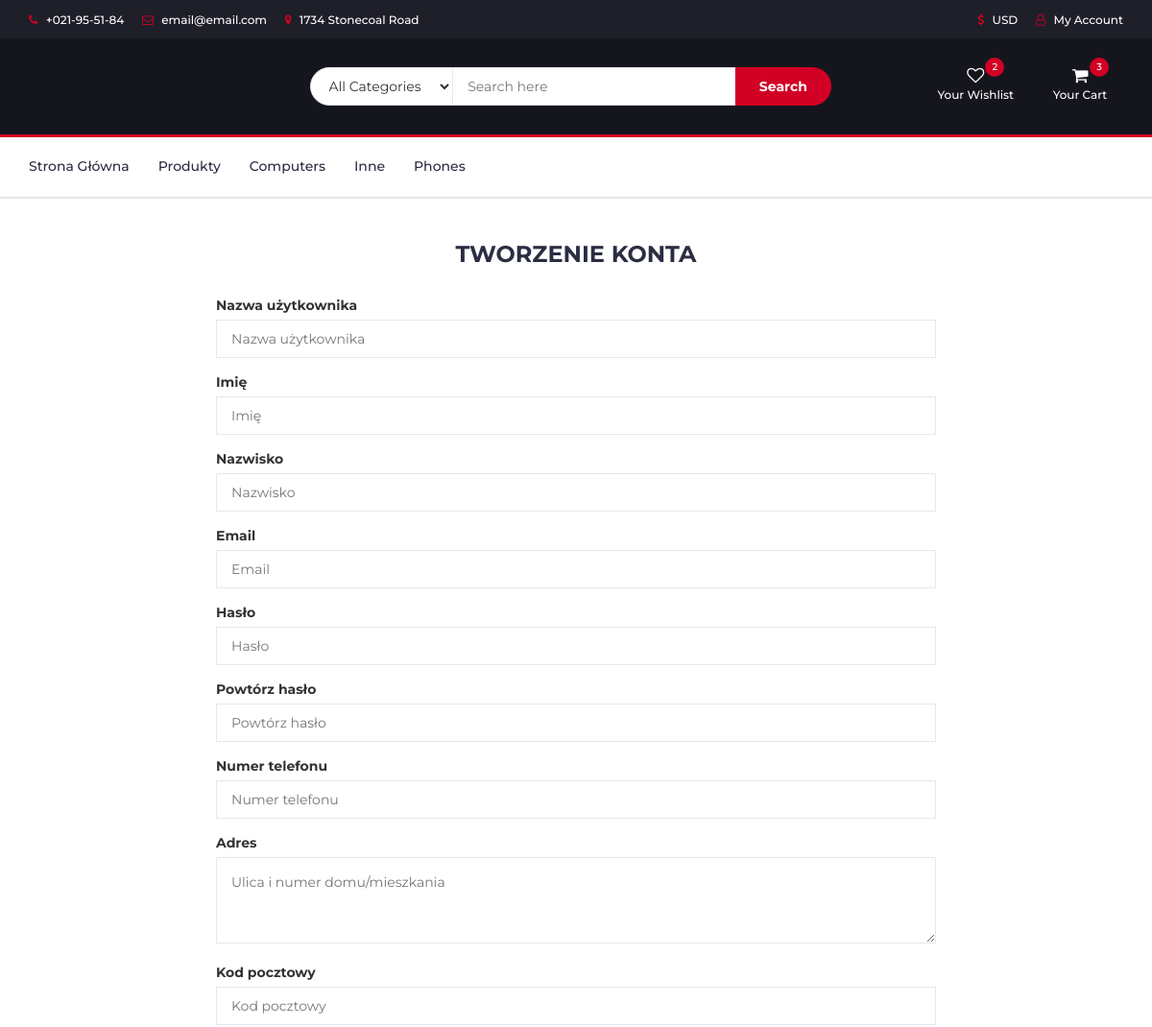
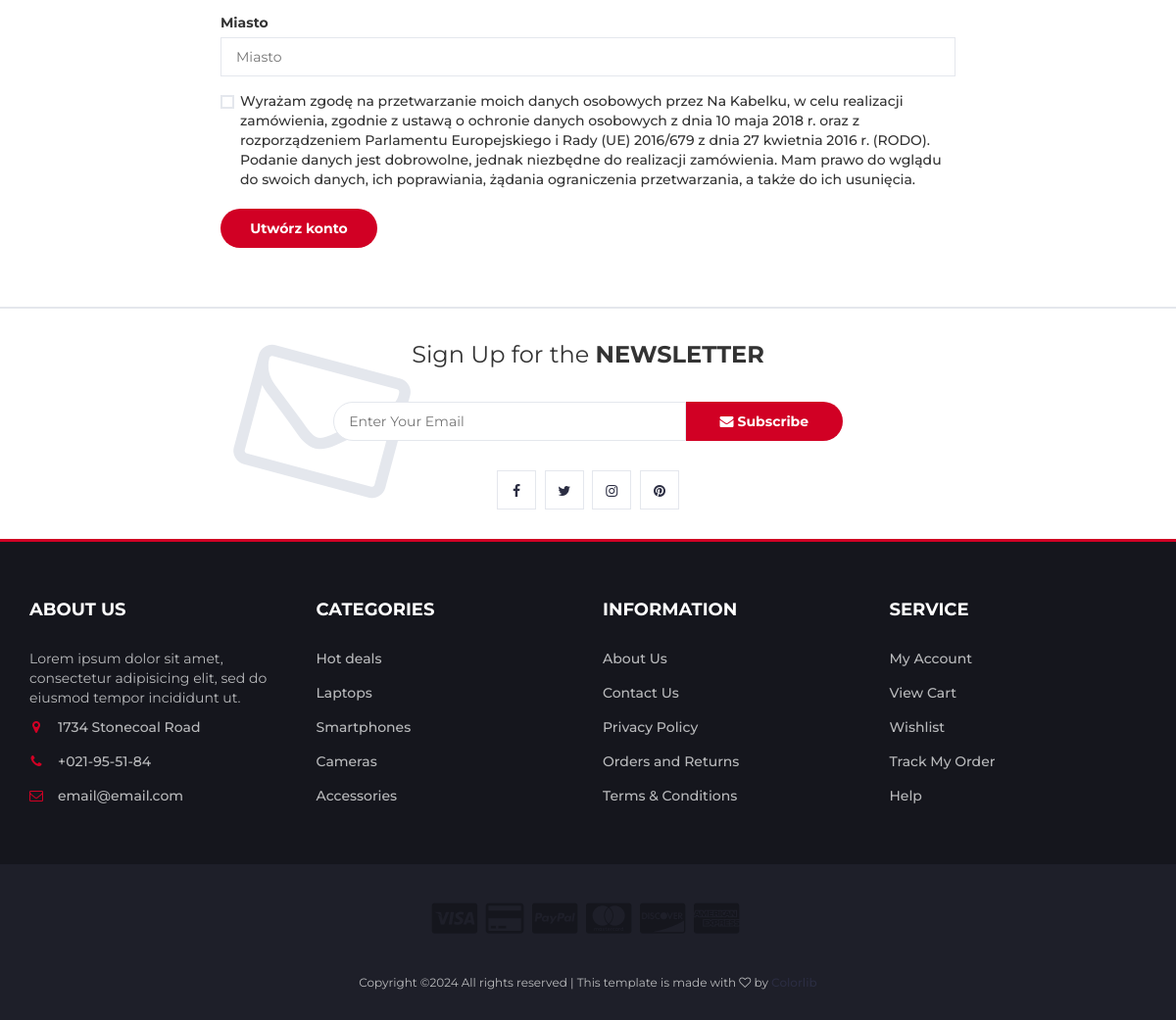
The page /users/register/ on the database its author committed (2 pictures, top to bottom).
### products/models.py (models this page shows, shortened)
class Category(models.Model):
    name = models.CharField(max_length=100, null=True)
    slug = models.SlugField(null=True, blank=True)
    banner = models.ImageField(blank=True)

### users/views.py (the view)
# urls.py: path('register/', views.register_view, name="register"),
def register_view(request):
    categories = Category.objects.all().order_by('name')
    if request.method == "POST":
        form = CustomUserCreationForm(request.POST)
        if form.is_valid():
            form.save()
            user_name = form.cleaned_data.get('username')
            user = User.objects.get(username = user_name)
            user.is_active = False
            user.save()
            return redirect("users:activate-link", user_id = user.id)
        else:
            print(form.errors)
    else:
        form = CustomUserCreationForm()
    context = {
        "form" : form,
        "categories" : categories,
    }
    return render(request, "users/register.html", context)

### users/templates/users/register.html (shortened to what this page needs)
{% extends 'layout.html' %}
{% block content %}
<div class="section" style="margin:auto">
    <div class="container">
        <div class="row">
            <div class="col-md-2"></div>
            <div class="col-md-8">
                <form action="/users/register/" method="post" class="form">
                    <div class="section-title text-center">
                        <h3 class="title">Tworzenie konta</h3>
                    </div>
                    <div class="form-group">
                        <label for="{{ form.username.id_for_label }}" class="form-label">{{ form.username.label }}</label>
                        {{ form.username }}
                    </div>
                <div class="form-group">
                    <label for="{{ form.first_name.id_for_label }}" class="form-label">{{ form.first_name.label }}</label>
                    {{ form.first_name }}
                </div>
                <div class="form-group">
                    <label for="{{ form.last_name.id_for_label }}" class="form-label">{{ form.last_name.label }}</label>
                    {{ form.last_name }}
                </div>
                <div class="form-group">
                    <label for="{{ form.email.id_for_label }}" class="form-label">{{ form.email.label }}</label>
                    {{ form.email }}
                </div>
                <div class="form-group">
                    <label for="{{ form.password1.id_for_label }}" class="form-label">{{ form.password1.label }}</label>
                    {{ form.password1 }}
                </div>
                <div class="form-group">
                    <label for="{{ form.password2.id_for_label }}" class="form-label">{{ form.password2.label }}</label>
                    {{ form.password2 }}
                </div>
                <div class="form-group">
                    <label for="{{ form.phone.id_for_label }}" class="form-label">{{ form.phone.label }}</label>
                    {{ form.phone }}
                </div>
                <div class="form-group">
                    <label for="{{ form.address.id_for_label }}" class="form-label">{{ form.address.label }}</label>
                    <br>
                    {{ form.address }}
                </div>
                <div class="form-group">
                    <label for="{{ form.zip_code.id_for_label }}" class="form-label">{{ form.zip_code.label }}</label>
                    {{ form.zip_code }}
                </div>
                <div class="form-group">
                    <label for="{{ form.city.id_for_label }}" class="form-label">{{ form.city.label }}</label>
                    {{ form.city }}
                </div>
                <div class="form-group">
                    <div class="input-checkbox">
                        <label for="rodo-input">
                            <span></span>
                            Wyrażam zgodę na przetwarzanie moich danych osobowych przez Na Kabelku, w celu realizacji zamówienia, zgodnie z ustawą o ochronie danych osobowych z dnia 10 maja 2018 r. oraz z rozporządzeniem Parlamentu Europejskiego i Rady (UE) 2016/679 z dnia 27 kwietnia 2016 r. (RODO).
                            Podanie danych jest dobrowolne, jednak niezbędne do realizacji zamówienia. Mam prawo do wglądu do swoich danych, ich poprawiania, żądania ograniczenia przetwarzania, a także do ich usunięcia.
                        </label>
                    </div>
                </div>
                <button class="form-btn">Utwórz konto</button>
            </form>
        </div>
        </div>
    </div>
</div>
{% endblock %}

### templates/layout.html (shortened to what this page needs)
<!DOCTYPE html>
<html lang="pl">
    {% load static %}
	<head>
 		<link rel="stylesheet" href="{% static 'css/bootstrap.min.css' %}"/>
 		<link type="text/css" rel="stylesheet" href="{% static 'css/slick.css' %}"/>
 		<link type="text/css" rel="stylesheet" href="{% static 'css/slick-theme.css' %}"/>
 		<link type="text/css" rel="stylesheet" href="{% static 'css/nouislider.min.css' %}"/>
 		<link rel="stylesheet" href="{% static 'css/font-awesome.min.css' %}">
 		<link type="text/css" rel="stylesheet" href="{% static 'css/style.css' %}"/>
    </head>
	<body>
		<header>
			<div id="top-header">
				<div class="container">
					<ul class="header-links pull-left">
						<li><a href="#"><i class="fa fa-phone"></i> +021-95-51-84</a></li>
						<li><a href="#"><i class="fa fa-envelope-o"></i> email@email.com</a></li>
						<li><a href="#"><i class="fa fa-map-marker"></i> 1734 Stonecoal Road</a></li>
					</ul>
					<ul class="header-links pull-right">
						<li><a href="{% url 'users:register' %}"><i class="fa fa-dollar"></i> USD</a></li>
						<li><a href="{% url 'users:login' %}"><i class="fa fa-user-o"></i> My Account</a></li>
					</ul>
				</div>
			</div>
			<div id="header">
				<div class="container">
					<div class="row">
						<div class="col-md-3">
						</div>
						<div class="col-md-6">
							<div class="header-search">
								<form>
									<select class="input-select">
										<option value="0">All Categories</option>
									</select>
									<input class="input" placeholder="Search here">
									<button class="search-btn">Search</button>
								</form>
							</div>
						</div>
						<div class="col-md-3 clearfix">
							<div class="header-ctn">
								<div>
									<a href="#">
										<i class="fa fa-heart-o"></i>
										<span>Your Wishlist</span>
										<div class="qty">2</div>
									</a>
								</div>
								<div class="dropdown">
									<a class="dropdown-toggle" data-toggle="dropdown" aria-expanded="true">
										<i class="fa fa-shopping-cart"></i>
										<span>Your Cart</span>
										<div class="qty">3</div>
									</a>
								</div>
							</div>
						</div>
					</div>
				</div>
			</div>
		</header>
		<nav id="navigation">
			<div class="container">
				<div id="responsive-nav">
					<ul class="main-nav nav navbar-nav">
						{% if request.path == "/"%}
							<li class="active"><a href="/">Strona Główna</a></li>
							<li><a href="{% url 'products:list' %}">Produkty</a></li>
						{% elif request.path == '/products/' %}
							<li><a href="/">Strona Główna</a></li>
							<li class="active"><a href="{% url 'products:list' %}">Produkty</a></li>
						{% else %}
							<li><a href="/">Strona Główna</a></li>
							<li><a href="{% url 'products:list' %}">Produkty</a></li>
						{% endif %}
						{% for category in categories %}
							{% if category.slug in request.path %}
								<li class="active">
									<a href="{% url 'products:list_category' category=category.slug %}">{{ category.name }}</a>
								</li>
							{% else %}
								<li>
									<a href="{% url 'products:list_category' category=category.slug %}">{{ category.name }}</a>
								</li>
							{% endif %}
						{% endfor %}
					</ul>
				</div>
			</div>
		</nav>
        {% block content %}
        {% endblock%}
		<div id="newsletter" class="section">
			<div class="container">
				<div class="row">
					<div class="col-md-12">
						<div class="newsletter">
							<p>Sign Up for the <strong>NEWSLETTER</strong></p>
							<form>
								<input class="input" type="email" placeholder="Enter Your Email">
								<button class="newsletter-btn"><i class="fa fa-envelope"></i> Subscribe</button>
							</form>
							<ul class="newsletter-follow">
								<li>
									<a href="#"><i class="fa fa-facebook"></i></a>
								</li>
								<li>
									<a href="#"><i class="fa fa-twitter"></i></a>
								</li>
								<li>
									<a href="#"><i class="fa fa-instagram"></i></a>
								</li>
								<li>
									<a href="#"><i class="fa fa-pinterest"></i></a>
								</li>
							</ul>
						</div>
					</div>
				</div>
			</div>
		</div>
		<footer id="footer">
			<div class="section">
				<div class="container">
					<div class="row">
						<div class="col-md-3 col-xs-6">
							<div class="footer">
								<h3 class="footer-title">About Us</h3>
								<p>Lorem ipsum dolor sit amet, consectetur adipisicing elit, sed do eiusmod tempor incididunt ut.</p>
								<ul class="footer-links">
									<li><a href="#"><i class="fa fa-map-marker"></i>1734 Stonecoal Road</a></li>
									<li><a href="#"><i class="fa fa-phone"></i>+021-95-51-84</a></li>
									<li><a href="#"><i class="fa fa-envelope-o"></i>email@email.com</a></li>
								</ul>
							</div>
						</div>
						<div class="col-md-3 col-xs-6">
							<div class="footer">
								<h3 class="footer-title">Categories</h3>
								<ul class="footer-links">
									<li><a href="#">Hot deals</a></li>
									<li><a href="#">Laptops</a></li>
									<li><a href="#">Smartphones</a></li>
									<li><a href="#">Cameras</a></li>
									<li><a href="#">Accessories</a></li>
								</ul>
							</div>
						</div>
						<div class="col-md-3 col-xs-6">
							<div class="footer">
								<h3 class="footer-title">Information</h3>
								<ul class="footer-links">
									<li><a href="#">About Us</a></li>
									<li><a href="#">Contact Us</a></li>
									<li><a href="#">Privacy Policy</a></li>
									<li><a href="#">Orders and Returns</a></li>
									<li><a href="#">Terms & Conditions</a></li>
								</ul>
							</div>
						</div>
						<div class="col-md-3 col-xs-6">
							<div class="footer">
								<h3 class="footer-title">Service</h3>
								<ul class="footer-links">
									<li><a href="#">My Account</a></li>
									<li><a href="#">View Cart</a></li>
									<li><a href="#">Wishlist</a></li>
									<li><a href="#">Track My Order</a></li>
									<li><a href="#">Help</a></li>
								</ul>
							</div>
						</div>
					</div>
				</div>
			</div>
			<div id="bottom-footer" class="section">
				<div class="container">
					<div class="row">
						<div class="col-md-12 text-center">
							<ul class="footer-payments">
								<li><a href="#"><i class="fa fa-cc-visa"></i></a></li>
								<li><a href="#"><i class="fa fa-credit-card"></i></a></li>
								<li><a href="#"><i class="fa fa-cc-paypal"></i></a></li>
								<li><a href="#"><i class="fa fa-cc-mastercard"></i></a></li>
								<li><a href="#"><i class="fa fa-cc-discover"></i></a></li>
								<li><a href="#"><i class="fa fa-cc-amex"></i></a></li>
							</ul>
							<span class="copyright">
								Copyright &copy;<script>document.write(new Date().getFullYear());</script> All rights reserved | This template is made with <i class="fa fa-heart-o" aria-hidden="true"></i> by <a href="https://colorlib.com" target="_blank">Colorlib</a>
							</span>
						</div>
					</div>
				</div>
			</div>
		</footer>
	</body>
</html>

### rows shown on the page
Category: name "Computers"
Category: name "Inne"
Category: name "Phones"
